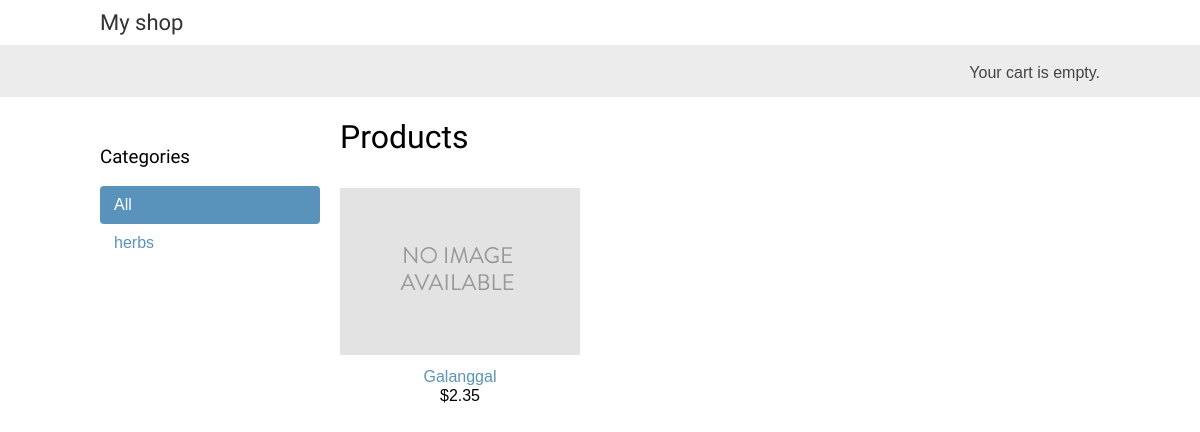
/, run on an earlier commit of the app's database.
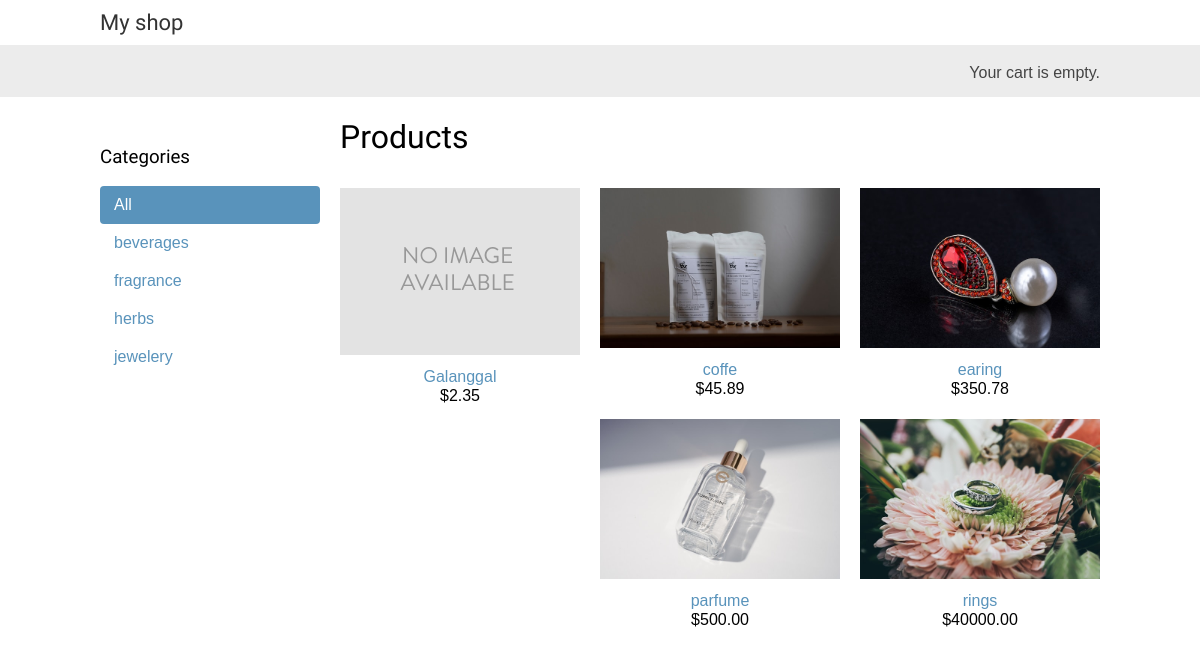
And on a later commit of the database.
### shop/models.py (models this page shows, shortened)
class Category(models.Model):
    name = models.CharField(max_length=200)
    slug = models.SlugField(max_length=200, unique=True)
    class Meta:
        ordering = ['name']
        indexes = [
            models.Index(fields=['name']),
        ]
        verbose_name = 'category'
        verbose_name_plural = 'categories'
    def get_absolute_url(self):
        return reverse(
            'shop:product_list_by_category', args=[self.slug]
        )

class Product(models.Model):
    category = models.ForeignKey(
        Category,
        related_name='products',
        on_delete=models.CASCADE
    )
    name = models.CharField(max_length=200)
    slug = models.SlugField(max_length=200)
    image = models.ImageField(
        upload_to='products/%Y/%m/%d',
        blank=True
    )
    description = models.TextField(blank=True)
    price = models.DecimalField(max_digits=10, decimal_places=2)
    available = models.BooleanField(default=True)
    created = models.DateTimeField(auto_now_add=True)
    updated = models.DateTimeField(auto_now=True)
    class Meta:
        ordering = ['name']
        indexes = [
            models.Index(fields=['id', 'slug']),
            models.Index(fields=['name']),
            models.Index(fields=['-created']),
        ]
    def get_absolute_url(self):
        return reverse('shop:product_detail', args=[self.id, self.slug])

### shop/views.py (the view)
# urls.py: path('', views.product_list, name='product_list'),
def product_list(request, category_slug=None):
    category = None
    categories = Category.objects.all()
    products = Product.objects.filter(available=True)
    if category_slug:
        category = get_object_or_404(Category, slug=category_slug)
        products = products.filter(category=category)
    return render(
        request,
        'shop/product/list.html',
        {
            'category': category,
            'categories': categories,
            'products': products,
        },
    )

### cart/cart.py (called while the page is built)
    def __len__(self):
        return sum(item['quantity'] for item in self.cart.values())

### cart/context_processors.py (called while the page is built)
def cart(request):
    return {'cart': Cart(request)}

### shop/templates/shop/product/list.html (shortened to what this page needs)
{% extends "shop/base.html" %}
{% load static %}
{% block content %}
  <div id="sidebar">
    <h3>Categories</h3>
    <ul>
      <li {% if not category %}class="selected"{% endif %}>
        <a href="{% url "shop:product_list" %}">All</a>
      </li>
      {% for c in categories %}
        <li {% if category.slug == c.slug %}class="selected"{% endif %}>
          <a href="{{ c.get_absolute_url }}">{{ c.name }}</a>
        </li>
      {% endfor %}
    </ul>
  </div>
  <div id="main" class="product-list">
    <h1>{% if category %}{{ category.name }}{% else %}Products{% endif %}</h1>
    {% for product in products %}
      <div class="item">
        <a href="{{ product.get_absolute_url }}">
          <img src="{% if product.image %}{{ product.image.url }}{% else %}{% static "img/no_image.png" %}{% endif %}">
        </a>
        <a href="{{ product.get_absolute_url }}">{{ product.name }}</a>
        <br>
        ${{ product.price }}
      </div>
    {% endfor %}
  </div>
{% endblock %}

### shop/templates/shop/base.html (shortened to what this page needs)
{% load static %}
<!DOCTYPE html>
<html>
  <head>
    <link href="{% static "css/base.css" %}" rel="stylesheet">
  </head>
  <body>
    <div id="header">
      <a href="/" class="logo">My shop</a>
    </div>
    <div id="subheader">
      <div class="cart">
        {% with total_items=cart|length %}
          {% if total_items > 0 %}
            Your cart:
            <a href="{% url "cart:cart_detail" %}">
              {{ total_items }} item{{ total_items|pluralize }},
              ${{ cart.get_total_price }}
            </a>
          {% elif not order %}
            Your cart is empty.
          {% endif %}
        {% endwith %}
      </div>
    </div>
    <div id="content">
      {% block content %}
      {% endblock %}
    </div>
  </body>
</html>

### shop/static/css/base.css (style rules this page uses)
body { margin:0; padding:0; font-family:helvetica, sans-serif; }
h1, h2, h3, h4, h5 , h6 { font-family: 'Ubuntu', sans-serif; font-weight:normal; }
a { text-decoration:none; color:#5993bb; }
#header { padding:10px 100px; font-size:18px; overflow:auto; }
#subheader { background:#ececec; color:#444; padding:15px 100px; overflow:auto; }
#header .logo { font-family: 'Ubuntu', sans-serif; float:left; color:#333; font-size:22px; margin-right:10%; }
#subheader .cart { float:right; padding-top:4px; }
#content { padding:0 100px; overflow:hidden; }
#sidebar { width:220px; padding:30px 20px 0 0; float:left; }
#sidebar ul { margin:0; padding:0; }
#sidebar ul li { margin:0; list-style:none; padding:10px 14px; }
#sidebar ul li a { display:block; }
#sidebar ul li.selected { background:#5993bb; border-radius:4px; }
#sidebar ul li.selected a { color:#fff; }
#main { float:left; width: 96%; margin-right:-220px; overflow:hidden; }
.product-list .item { width:25%; padding:10px 20px 10px 0; float:left; text-align:center; line-height:1.2; }
.product-list .item img { width:100%; margin-bottom:8px; }

What changed in the data, as far as the page shows it:
added Category: name "beverages"
added Category: name "fragrance"
added Category: name "jewelery"
added Product: image (picture), name "coffe", price "45.89"
added Product: image (picture), name "earing", price "350.78"
added Product: image (picture), name "parfume", price "500.00"
added Product: image (picture), name "rings", price "40000.00"
